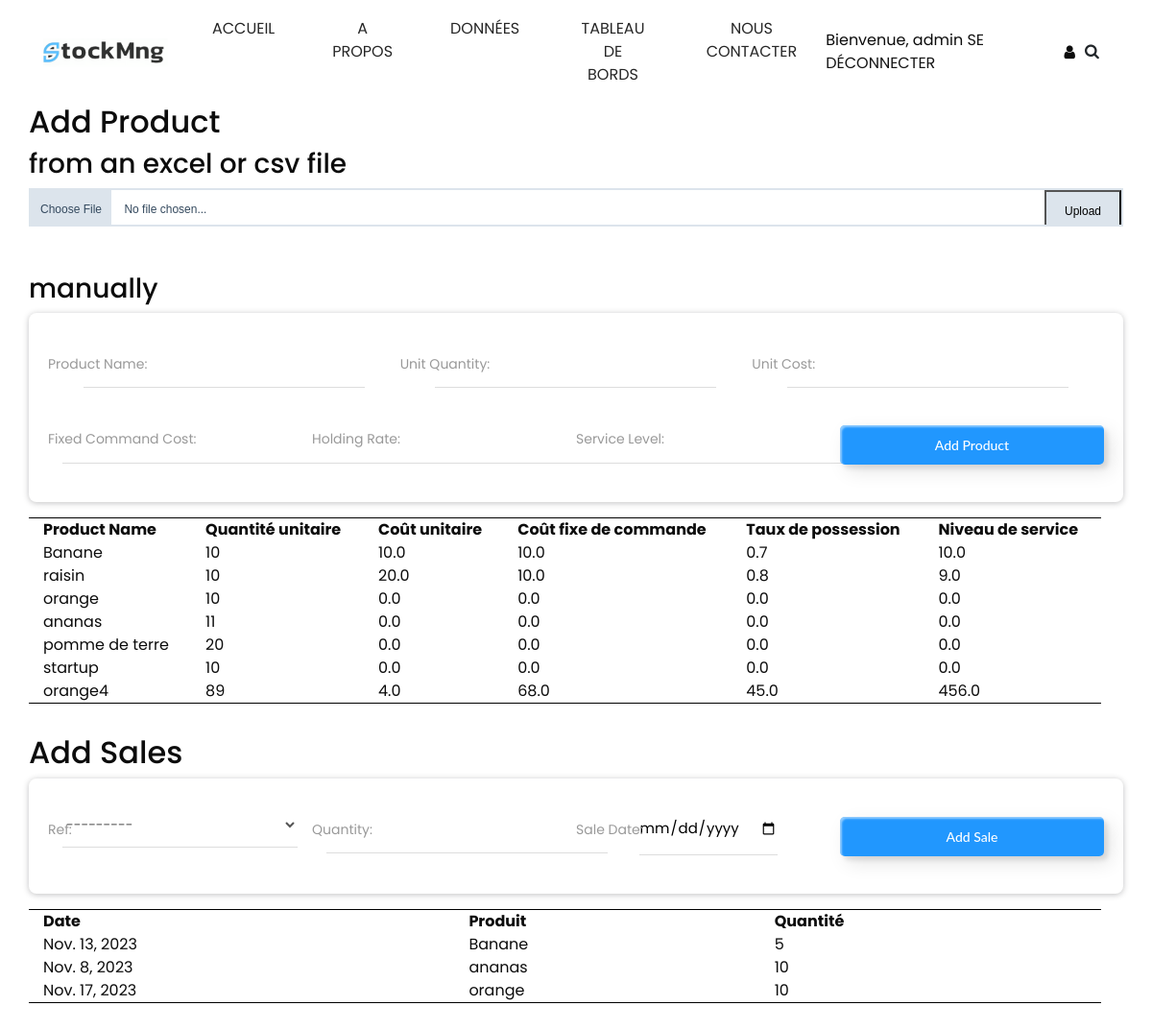
The page /data (signed in) on the database its author committed.
### principal/models.py (models this page shows, shortened)
class Product(models.Model):
    product_name = models.CharField(max_length=255)
    qte_unitaire = models.IntegerField()
    unit_cost = models.FloatField()
    fixed_command_cost = models.FloatField()
    holding_rate = models.FloatField()
    service_level = models.FloatField()
    user = models.ForeignKey(User, on_delete=models.CASCADE)
    def __str__(self):
        return self.product_name

class Sale(models.Model):
    date = models.DateField()
    quantity = models.IntegerField()
    ref = models.ForeignKey(Product, on_delete=models.CASCADE)
    user = models.ForeignKey(User, on_delete=models.CASCADE)

### principal/views.py (the view)
# urls.py: path("data", views.handle_data_page, name="data"),
@login_required(login_url='login')
def handle_data_page(request):
    products = Product.objects.filter(user=request.user)
    sales = Sale.objects.filter(user=request.user)
    form_product = ProductForm()
    form_sale = SaleForm(user=request.user)
    file_upload_form = FileUploadForm()
    context = {'products': products,
               'sales': sales,
               'form_product': form_product,
               'form_sale': form_sale,
               'file_upload_form': file_upload_form
               }
    return render(request, "data.html", context)

### principal/forms.py
class ProductForm(forms.ModelForm):
    product_name = forms.CharField(label='Product Name')
    qte_unitaire = forms.IntegerField(label='Unit Quantity')
    unit_cost = forms.DecimalField(label='Unit Cost')
    fixed_command_cost = forms.DecimalField(label='Fixed Command Cost')
    holding_rate = forms.DecimalField(label='Holding Rate')
    service_level = forms.DecimalField(label='Service Level')
    class Meta:
        model = Product
        fields = [
            'product_name',
            'qte_unitaire',
            'unit_cost',
            'fixed_command_cost',
            'holding_rate',
            'service_level']

class SaleForm(forms.ModelForm):
    quantity = forms.IntegerField(label='Quantity')
    date = forms.DateField(
        label='Sale Date',
        widget=forms.DateInput(attrs={'type': 'date'})
    )
    class Meta:
        model = Sale
        fields = ['ref', 'quantity', 'date']
    def __init__(self, *args, **kwargs):
        user = kwargs.pop('user', None)
        super(SaleForm, self).__init__(*args, **kwargs)
        if user:
            self.fields['ref'].queryset = Product.objects.filter(user=user)

### template/data.html (shortened to what this page needs)
{% extends 'template.html' %}
{% load static %}
{% block content %}
<div class="container">
    <h2>Add Product</h2>
    <h3>from an excel or csv file</h3>
    <div class="file-upload">
        <div class="file-select">
            <form method="POST" action="{% url 'upload_product' %}" enctype="multipart/form-data">
                <div class="file-select-button" id="fileName">Choose File</div>
                <div class="file-select-name" id="noFile">No file chosen...</div>
                <button class="file-select-button" type="submit">Upload</button>
            </form>
        </div>
    </div>
    <h3>manually</h3>
    <div class="add_data">
        <form class="row add-form" method="POST" action="{% url 'add_product' %}">
            <div class="col-md-4 datainput" id="add_product_product_name">
                {{ form_product.product_name }}
                <span class="highlight"></span>
                {{ form_product.product_name.label_tag }}
            </div>
            <div class="col-md-4 datainput">
                {{ form_product.qte_unitaire }}
                <span class="highlight"></span>
                {{ form_product.qte_unitaire.label_tag }}
            </div>
            <div class="col-md-4 datainput">
                {{ form_product.unit_cost }}
                <span class="highlight"></span>
                {{ form_product.unit_cost.label_tag }}
            </div>
            <div class="col-md-3 datainput">
                {{ form_product.fixed_command_cost }}
                <span class="highlight"></span>
                {{ form_product.fixed_command_cost.label_tag }}
            </div>
            <div class="col-md-3 datainput">
                {{ form_product.holding_rate }}
                <span class="highlight"></span>
                {{ form_product.holding_rate.label_tag }}
            </div>
            <div class="col-md-3 datainput">
                {{ form_product.service_level }}
                <span class="highlight"></span>
                {{ form_product.service_level.label_tag }}
            </div>
            <button class="col-md-3 custom-btn add-button" type="submit">Add Product</button>
        </form>
    </div>
    <div class="table_display">
        <table>
            <tr>
                <th>Product Name</th>
                <th>Quantité unitaire</th>
                <th>Coût unitaire</th>
                <th>Coût fixe de commande</th>
                <th>Taux de possession</th>
                <th>Niveau de service</th>
            </tr>
            {% for product in products %}
                <tr>
                    <td>{{ product.product_name }}</td>
                    <td>{{ product.qte_unitaire }}</td>
                    <td>{{ product.unit_cost }}</td>
                    <td>{{ product.fixed_command_cost }}</td>
                    <td>{{ product.holding_rate}}</td>
                    <td>{{ product.service_level }}</td>
                </tr>
            {% empty %}
                <tr>
                    <td colspan="3">No products available.</td>
                </tr>
            {% endfor %}
        </table>
    </div>
    <h2>Add Sales</h2>
    <div class="add_data">
        <form class="row add-form" method="POST" action="{% url 'add_sale' %}">
            {% for field in form_sale %}
                <div class="col-md-3 datainput">
                    {{ field }}
                    <span class="highlight"></span>
                    {{ field.label_tag }}
                </div>
            {% endfor %}
            <button class="col-md-3 custom-btn add-button" type="submit">Add Sale</button>
        </form>
    </div>
    <div class="table_display">
        <table>
            <tr>
                <th>Date</th>
                <th>Produit</th>
                <th>Quantité</th>
            </tr>
            {% for sale in sales %}
                <tr>
                    <td>{{ sale.date }}</td>
                    <td>{{ sale.ref }}</td>
                    <td>{{ sale.quantity }}</td>
                </tr>
            {% empty %}
                <tr>
                    <td colspan="3">No products available.</td>
                </tr>
            {% endfor %}
        </table>
    </div>
</div>
{% endblock %}

### template/template.html (shortened to what this page needs)
{% load static %}
<!DOCTYPE html>
<html>
<head>
  <link rel="stylesheet" type="text/css" href="{% static 'css/bootstrap.css' %}" />
  <link href="{% static 'css/font-awesome.min.css' %}" rel="stylesheet" />
  <link href="{% static 'css/style.css' %}" rel="stylesheet" />
  <link href="{% static 'css/responsive.css' %}" rel="stylesheet" />
  <link href="{% static 'css/main.css' %}" rel="stylesheet" />
</head>
<body>
  <div class="hero_area">
    <header class="header_section long_section px-0">
      <nav class="navbar navbar-expand-lg custom_nav-container ">
        <a class="navbar-brand" href="accueil">
          <span>
            <img src="{% static 'img/logo.png' %}" height="30rem">
          </span>
        </a>
        <div class="collapse navbar-collapse" id="navbarSupportedContent">
          <div class="d-flex mx-auto flex-column flex-lg-row align-items-center">
            <ul class="navbar-nav  ">
              <li class="nav-item active">
                <a class="nav-link" href="{% url 'accueil' %}">Accueil <span class="sr-only">(current)</span></a>
              </li>
              <li class="nav-item">
                <a class="nav-link" href="{% url 'about' %}"> A propos</a>
              </li>
              <li class="nav-item">
                <a class="nav-link" href="data">Données</a>
              </li>
              <li class="nav-item">
                <a class="nav-link" href="dashboard">Tableau de bords</a>
              </li>
              <li class="nav-item">
                <a class="nav-link" href="contact">Nous contacter</a>
              </li>
            </ul>
          </div>
          {% block quote_container %}
          <div class="quote_btn-container">
            {% if user.is_authenticated %}
              <span>Bienvenue, {{ user.username }}
                <a href="{% url 'logout' %}">Se déconnecter</a></span>
              <i class="fa fa-user" aria-hidden="true"></i>
            {% endif %}
            <form class="form-inline">
              <button class="btn  my-2 my-sm-0 nav_search-btn" type="submit">
                <i class="fa fa-search" aria-hidden="true"></i>
              </button>
            </form>
          </div>
          {% endblock %}
        </div>
      </nav>
    </header>
  </div>
  {% block content %}{% endblock %}
</body>
</html>

### static/css/style.css (style rules this page uses)
body { font-family: "Poppins", sans-serif; color: #0c0c0c; background-color: #ffffff; overflow-x: hidden; }
.long_section { margin-left: 45px; margin-right: 45px; padding-left: 15px; padding-right: 15px; }
.hero_area { min-height: 10vh; position: relative; display: -webkit-box; display: -ms-flexbox; display: flex; -webkit-box-orient: vertical; -webkit-box-direction: normal; -ms-flex-direction: column; flex-direction: column; }
.header_section { background-color: #ffffff; }
.custom_nav-container .navbar-nav .nav-item .nav-link { padding: 3px 15px; margin: 10px 15px; color: #272727; text-align: center; text-transform: uppercase; }
a, a:hover, a:focus { text-decoration: none; }
.btn, .btn:focus { outline: none !important; -webkit-box-shadow: none; box-shadow: none; }
.custom_nav-container .nav_search-btn { width: 35px; height: 35px; padding: 0; border: none; }
.navbar-brand span { font-size: 24px; font-weight: 700; color: #272727; text-transform: uppercase; }
.custom_nav-container { z-index: 99999; padding: 5px 0; }
.quote_btn-container { display: -webkit-box; display: -ms-flexbox; display: flex; -webkit-box-align: center; -ms-flex-align: center; align-items: center; }
.quote_btn-container a { color: #151515; margin-right: 25px; text-transform: uppercase; }

### static/css/responsive.css (style rules this page uses)
@media (min-width: 1200px) { .container { max-width: 1170px; } }

### static/css/main.css (style rules this page uses)
.file-upload { display:block;text-align:center;font-family: Helvetica, Arial, sans-serif;font-size: 12px; }
.file-upload .file-select { display:block;border: 2px solid #dce4ec;color: #34495e;cursor:pointer;height:40px;line-height:40px;text-align:left;background:#FFFFFF;overflow:hidden;position:relative; }
.file-upload .file-select .file-select-button { background:#dce4ec;padding:0 10px;display:inline-block;height:40px;line-height:40px; }
.file-upload .file-select .file-select-name { line-height:40px;display:inline-block;padding:0 10px; }
.file-select form button { position: absolute; right: 0; width: 5rem; min-width: 50px; z-index: 101; }
.table_display { margin-top: 1rem; max-height: 200px; overflow-y: auto; width:100%; margin-bottom: 2rem; }
.table_display table { width:98%; border-bottom: 1px solid black; border-top: 1px solid black; }
.table_display table tr { background-color: f2f2f2; }
.table_display table th,.table_display table td { padding: 0 15px; }
.add_data form div input { margin: auto; width: auto; }
.add_data form div label { width: auto; white-space: nowrap; }
.custom-btn { color: #fff; border-radius: 5px; padding: 10px 25px; font-family: 'Lato', sans-serif; font-weight: 500; background: transparent; cursor: pointer; transition: all 0.3s ease; position: relative; display: inline-block; box-shadow:inset 2px 2px 2px 0px rgba(255,255,255,.5), 7px 7px 20px 0px rgba(0,0,0,.1), 4px 4px 5px 0px rgba(0,0,0,.1); outline: none; }
.add-button { width: 100%; height: auto; background: #2197fe; border: none; z-index: 1; margin: auto; }
.add-button:after { position: absolute; content: ""; width: 0; height: 100%; top: 0; right: 0; z-index: -1; background-color: #843dff; border-radius: 5px; box-shadow:inset 2px 2px 2px 0px rgba(255,255,255,.5), 7px 7px 20px 0px rgba(0,0,0,.1), 4px 4px 5px 0px rgba(0,0,0,.1); transition: all 0.3s ease; }
.datainput { position:relative; margin:5px 0 20px }
.datainput select { padding:12px 0; color:#555; font-size:14px; width:100%; border:0; border-bottom:1px solid #ddd; outline:none;background:#fff }
.datainput input,.datainput textarea { font-size:15px; padding:15px 0; display:block;width:100%; border:none; border-bottom:1px solid #ddd }
.datainput label { color:#999; font-size:14px; font-weight:400; position:absolute; pointer-events:none; left:0; top:18px; transition:.2s ease all }
.highlight { position:absolute;height:50%;width:100px;top:25%;left:0;pointer-events:none;opacity:.5 }
form.add-form { box-shadow: 0 1px 6px rgba(32,33,36,.28); border-radius: .5rem; padding: 20px; box-sizing: border-box; color: #444; font-size: 14px; line-height: 1.5; }
.add-form { width:100%; margin:0 auto; box-sizing:border-box; }

### rows shown on the page
Product: product_name "Banane", qte_unitaire "10", unit_cost "10.0", fixed_command_cost "10.0", holding_rate "0.7", service_level "10.0"
Product: product_name "raisin", qte_unitaire "10", unit_cost "20.0", fixed_command_cost "10.0", holding_rate "0.8", service_level "9.0"
Product: product_name "orange", qte_unitaire "10", unit_cost "0.0", fixed_command_cost "0.0", holding_rate "0.0", service_level "0.0"
Product: product_name "ananas", qte_unitaire "11", unit_cost "0.0", fixed_command_cost "0.0", holding_rate "0.0", service_level "0.0"
Product: product_name "pomme de terre", qte_unitaire "20", unit_cost "0.0", fixed_command_cost "0.0", holding_rate "0.0", service_level "0.0"
Product: product_name "startup", qte_unitaire "10", unit_cost "0.0", fixed_command_cost "0.0", holding_rate "0.0", service_level "0.0"
Product: product_name "orange4", qte_unitaire "89", unit_cost "4.0", fixed_command_cost "68.0", holding_rate "45.0", service_level "456.0"
Sale: date "Nov. 13, 2023", ref "Banane", quantity "5"
Sale: date "Nov. 8, 2023", ref "ananas", quantity "10"
Sale: date "Nov. 17, 2023", ref "orange", quantity "10"

### other values the page prints
{{ user.username }} "admin"
{{ field.label_tag }} "Ref:" "Sale Date:"
